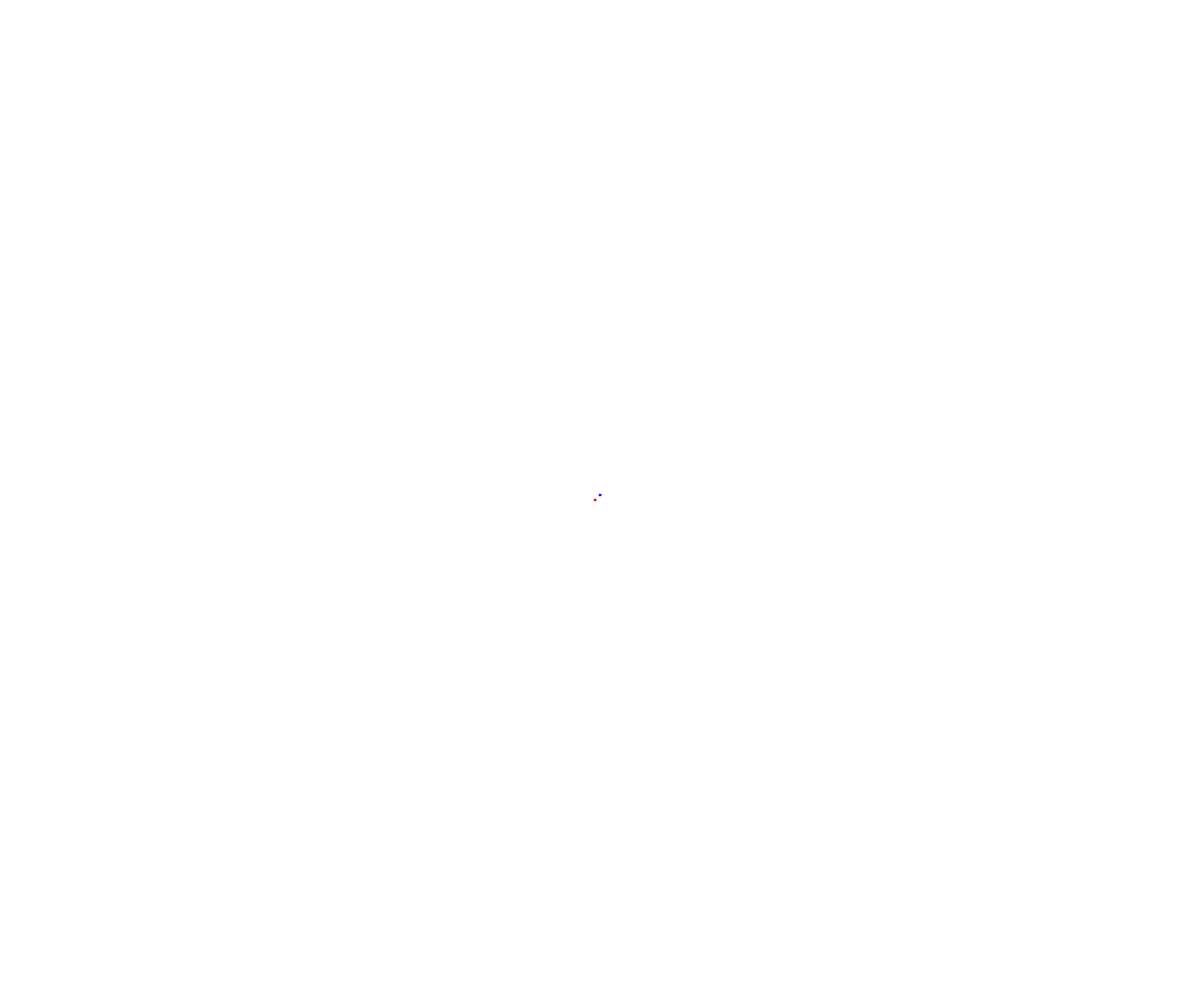
Frame 1 (no input)
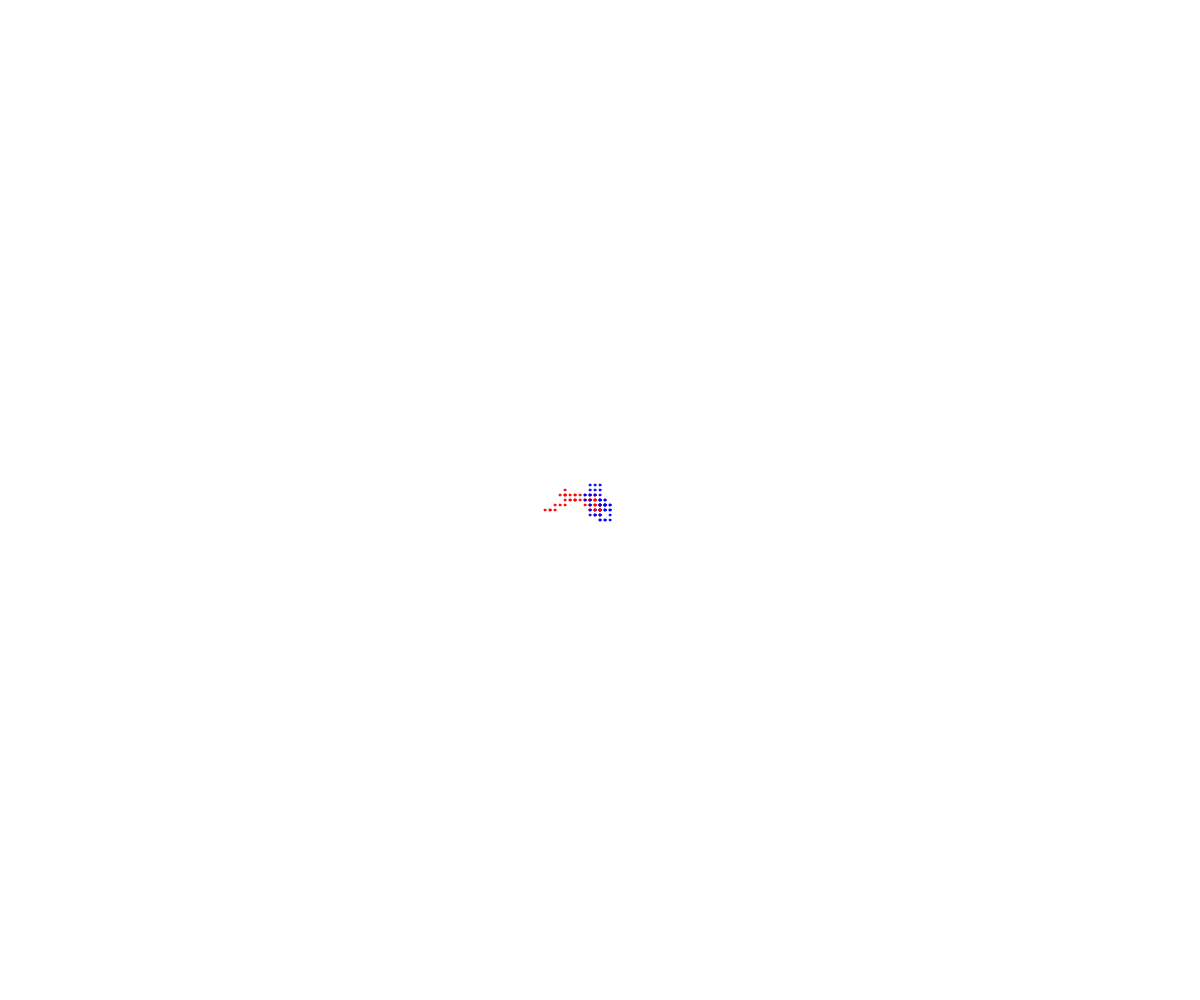
Frame 60 (no input)
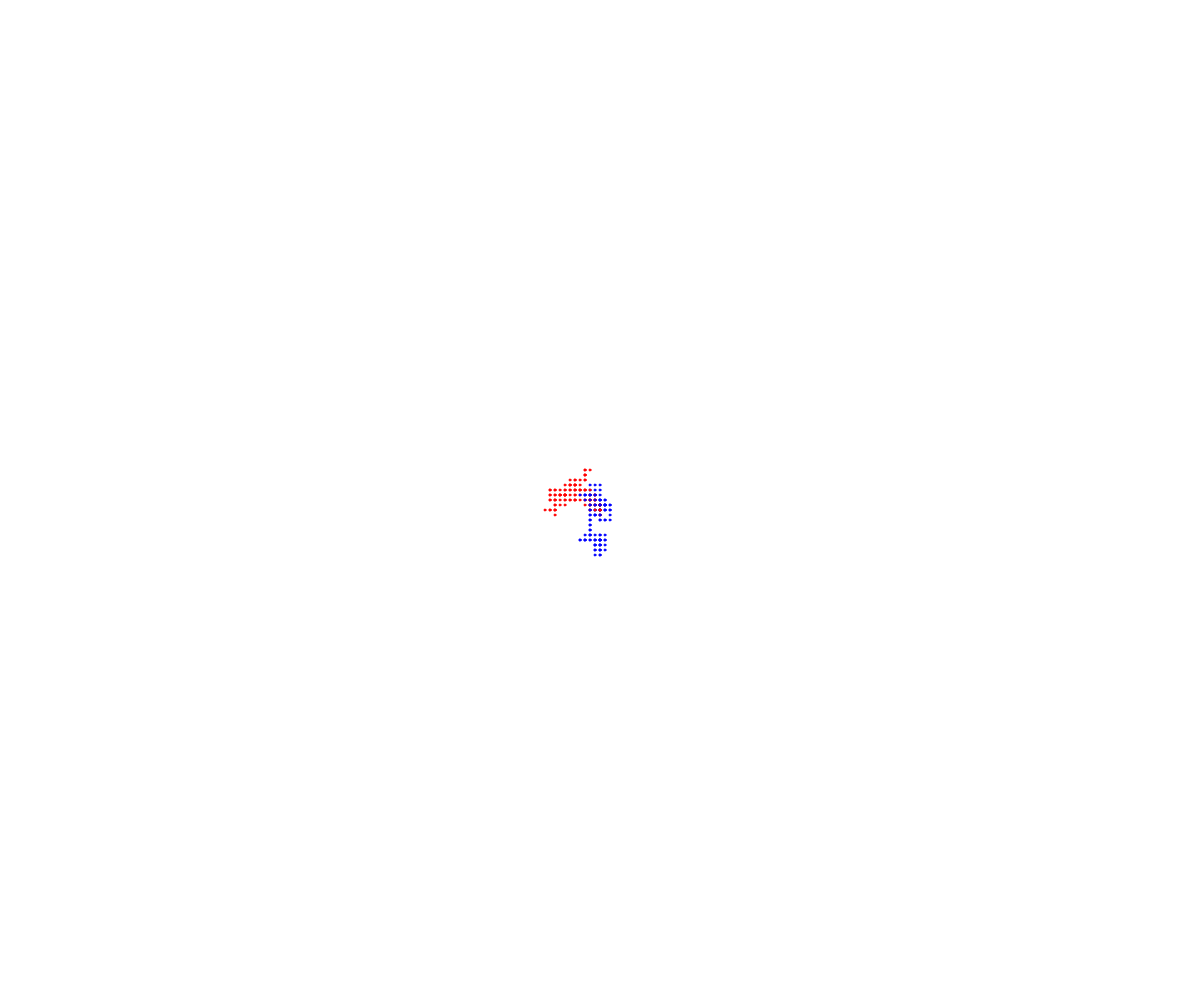
Frame 120 (the mouse pressed at the canvas centre since frame 60)

The p5.js sketch that drew these frames (run headless with seeded random() and noise() and a simulated clock; from frame 60 on, the mouse is pressed at the canvas centre):

// p5.js sketch
// ── sketch.js
// Walker OOP Demo
// Dan Schellenberg

class Walker {
  constructor() {
    this.x = width/2;
    this.y = height/2;
    this.color = "red";
    this.speed = 5;
  }

  display() {
    fill(this.color);
    stroke(this.color);
    ellipse(this.x, this.y, 2, 2);
  }

  move() {
    let choice = random(100);
    if (choice < 25) {
      //up
      this.y -= this.speed;
    }
    else if (choice < 50) {
      //down
      this.y += this.speed;
    }
    else if (choice < 75) {
      //left
      this.x -= this.speed;
    }
    else {
      //right
      this.x += this.speed;
    }
  }
}

let tyler;
let nevan;

function setup() {
  createCanvas(windowWidth, windowHeight);
  tyler = new Walker();
  nevan = new Walker();
  nevan.color = "blue";
}

function draw() {
  tyler.move();
  nevan.move();

  tyler.display();
  nevan.display();
}
